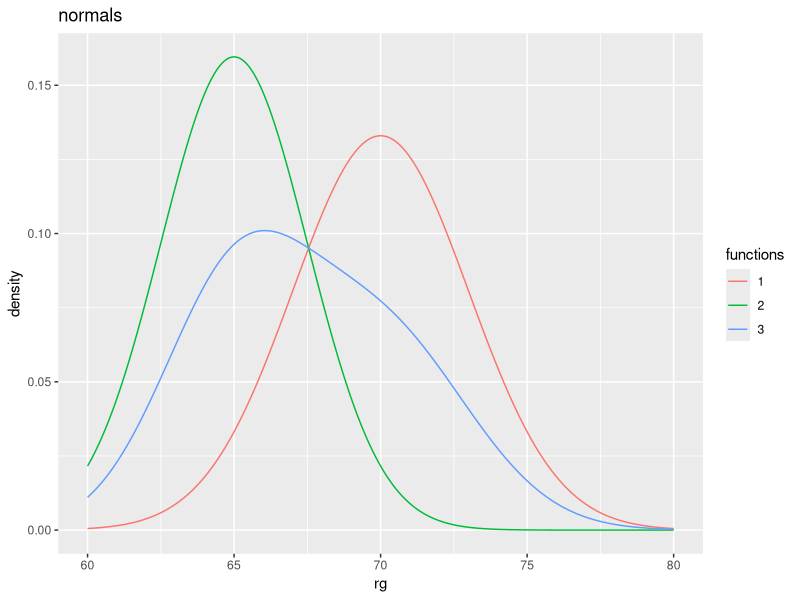
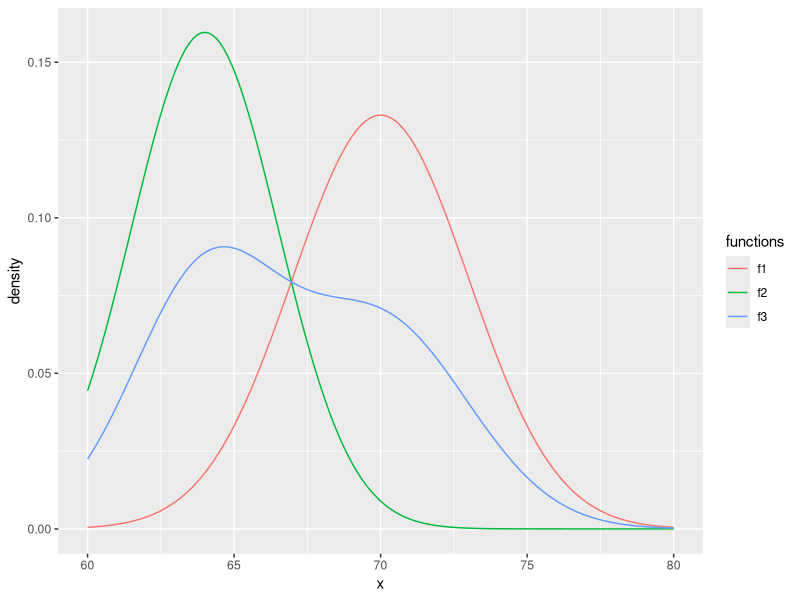
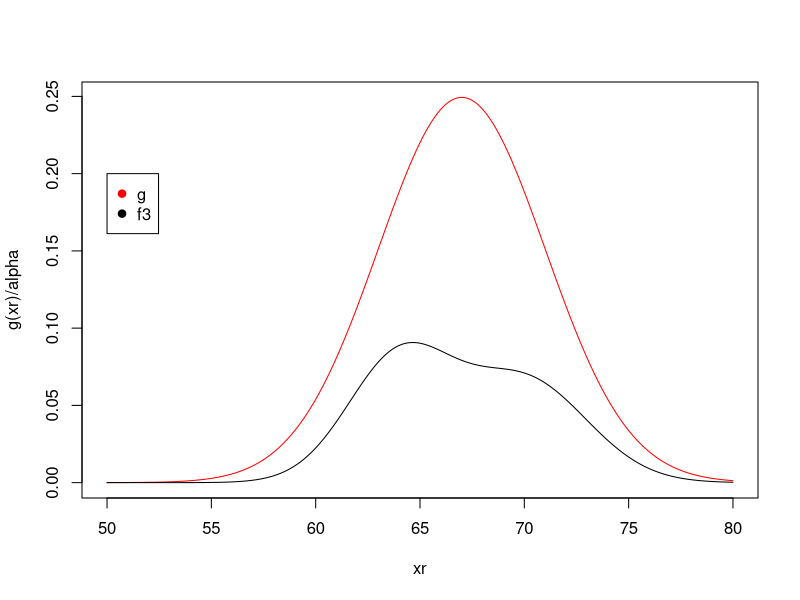
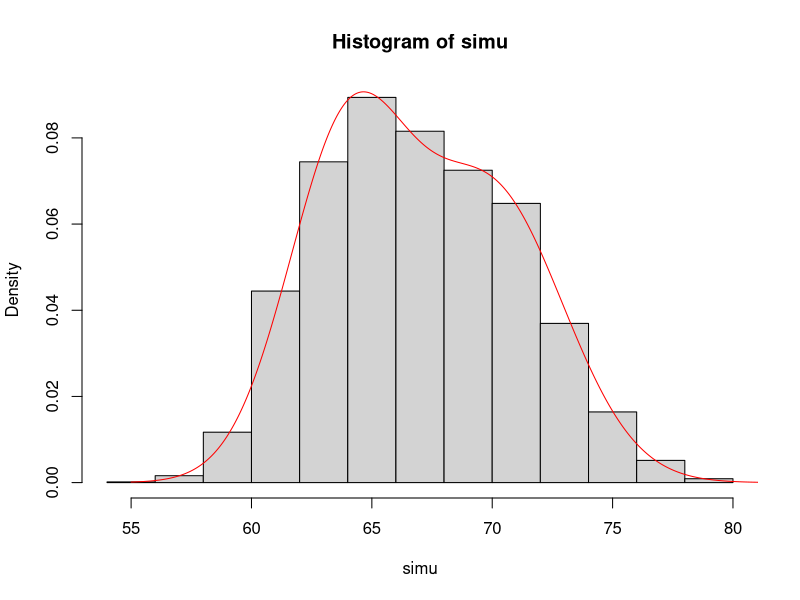
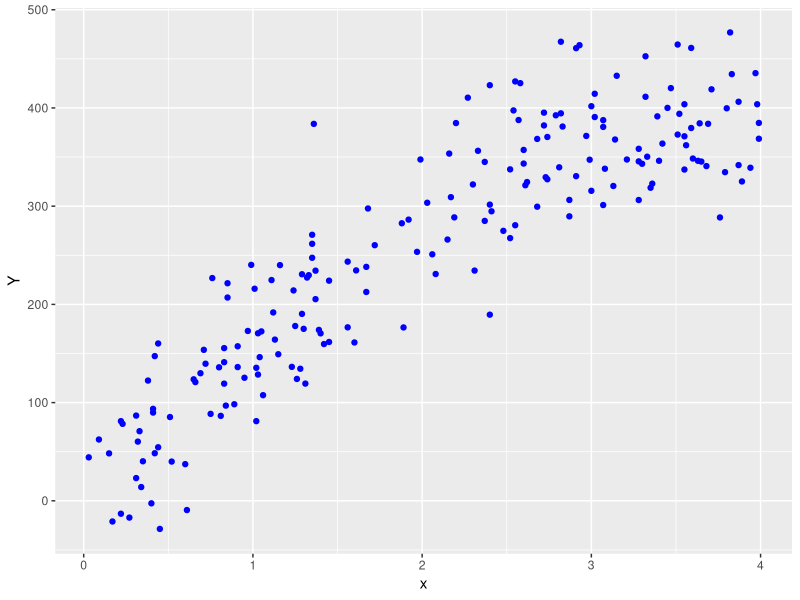

These charts were generated, in order, by the following R code: (Note: this script raises an error after producing the figures.)
## ---- chunk 1
# Solution goes here 
library("ggplot2")

f1 <- function(x, mu1 = 70, sigma1 = 3) {
  return(1/(sqrt(2*pi)*sigma1) * exp(-1/(2*sigma1^2) * (x-mu1)^2))
}

f2 <- function(x, mu2 = 64, sigma2 = 2.5) {
  return(1/(sqrt(2*pi)*sigma2) * exp(-1/(2*sigma2^2) * (x-mu2)^2))
}

f3 <- function(x, delta=0.5) {
  return(delta*f1(x) + (1-delta)*f2(x))
}

del <- 0.5
rg <- seq(60, 80, 0.01)
ggplot() + geom_line(aes(x = rg, y = dnorm(rg, 70, 3), color = "1")) + 
  geom_line(aes(x = rg, y = dnorm(rg, 65, 2.5), color = "2")) +
  geom_line(aes(x = rg, y = del*dnorm(rg, 70, 3) + (1-del)*dnorm(rg, 65, 2.5), color = "3")) +
  labs(y = "density", title="normals", color = "functions")


x_range <- seq(60, 80, 0.01)
df <- data.frame(x = x_range, y1 = f1(x_range), y2 = f2(x_range), y3 = f3(x_range))
ggplot(data = df) + geom_line(aes(x = x, y = y1, col = "f1")) +
  geom_line(aes(x = x, y = y2, col = "f2")) + 
  geom_line(aes(x = x, y = y3, col = "f3")) + 
  labs(y = "density", color = "functions")
## ---- chunk 2
# Solution goes here 
g <- function(x, mu = 67, sigma = 4) {
  return(1/(sqrt(2*pi)*sigma) * exp(-1/(2*sigma^2) * (x-mu)^2))
}
## ---- chunk 3
# Solution goes here 
alpha <- 0.4
xr <- seq(50, 80, 0.01)
plot(xr, g(xr)/alpha, type = "l", col = "red")
lines(xr, y = f3(xr))
legend(50, 0.2, c("g", "f3"), col = c("red", "black"), pch = c(19, 19))
## ---- chunk 4
# Solution goes here 
simu <- c()
i <- 0
while(i < 10000) {
  x <- rnorm(1, 67, 4)
  y <- runif(1)
  if(g(x)/alpha*y < f3(x)) {
    simu <- c(simu, x)
    i <- i+1
  }
}

head(simu, 20)
## ---- chunk 5
# Solution goes here 
hist(simu, probability = T)
lines(seq(55, 85, 0.01), f3(seq(55, 85, 0.01)), col = "red")
## ---- chunk 6
# Solution goes here 
simu1 <- c()
j <- 1
k <- 1
while(k <= 10000) {
  x <- rnorm(1, 67, 4)
  y <- runif(1)
  if(g(x)/alpha*y < f3(x)) {
    simu1 <- c(simu, x)
    k <- k+1
  }
  else {
    j <- j+1
  }
}

j/(j+k)
## ---- chunk 7
glm.data <- read.table("CH14PR39.txt")
names(glm.data) <- c("Y","X1","X2","X3","X4")
head(glm.data)
## ---- chunk 8
# Solution goes here 
pois.neg.ll <- function(beta, y = glm.data[, 1], X=cbind(rep(1, nrow(glm.data)), glm.data[, c(2:5)])) {
  X <- as.matrix(X)
  tmp <- X %*% beta
  term1 <- sum(y * tmp)
  term2 <- sum(exp(tmp))
  return(term2-term1)
}

pois.neg.ll1 <- function(beta, y = glm.data[, 1], X=cbind(rep(1, nrow(glm.data)), glm.data[, c(2:5)])) {
  
  lin_term <- as.matrix(X) %*% beta
  l <- exp(lin_term)
  return(-sum(dpois(y, lambda = l, log = T)))
}

## ---- chunk 9
# Solution goes here 
pois.neg.ll(rep(0, 5))

pois.neg.ll1(rep(0, 5))
## ---- chunk 10
# Solution goes here 
nlm(pois.neg.ll, rep(0, 5))

nlm(pois.neg.ll1, rep(0, 5))

library(numDeriv)
Newton.method <- function(f, x0, max.iter = 200, stopping.deriv = 0.001, ...) {
  
  n <- length(x0)
  xmat <- matrix(0, nrow = n, ncol = max.iter)
  xmat[,1] <- x0
  
  for (k in 2:max.iter) {
    # Calculate the gradient
    grad.cur <- grad(f, xmat[ ,k-1], ...) 
    
    # Calculate the hessian
    hess.cur <- hessian(f, xmat[ ,k-1], ...)
    
    # Should we stop?
    if (all(abs(grad.cur) < stopping.deriv)) {
      k <- k-1; break
    }
    
    # Move in the opposite direction of the grad
    xmat[ ,k] <- xmat[ ,k-1] - solve(hess.cur)%*%grad.cur
  }
  
  xmat <- xmat[ ,1:k] # Trim
  return(list(x = xmat[,k],
              xmat = xmat, 
              k = k, 
              minimum=f(xmat[,k],...)
          )
  )
}

Newton.method(pois.neg.ll1, rep(0, 5))
## ---- chunk 11
glm(Y~X1+X2+X3+X4,data=glm.data,family="poisson")
## ---- chunk 12
# Solution goes here 
train <- read.csv("finalexamtrain.csv")

ggplot(train) + geom_point(aes(x = x, y = Y), col = "blue")
## ---- chunk 13
# Solution goes here 
lm1 <- lm(Y ~ x, train)
lm2 <- lm(Y ~ x + I(x^2), train)
lm3 <- lm(Y ~ x + I(x^2) + I(x^3), train)
lm4 <- lm(Y ~ x + I(x^2) + I(x^3) + I(x^4), train)
lm5 <- lm(Y ~ x + I(x^2) + I(x^3) + I(x^4) + I(x^5), train)
## ---- chunk 14
data.test <- read.csv("finalexamtest.csv")
head(data.test)
tail(data.test)
levels(data.test$ValSet)
## ---- chunk 15
# Solution goes here 
test.error <- function(df) {
  y.test1 <- predict(lm1, newdata = df["x"])
  pred_err1 <- apply((y.test1 - df["Y"])^2, 2, mean)
  
  y.test2 <- predict(lm2, newdata = df["x"])
  pred_err2 <- apply((y.test2 - df["Y"])^2, 2, mean)
  
  y.test3 <- predict(lm3, newdata = df["x"])
  pred_err3 <- apply((y.test3 - df["Y"])^2, 2, mean)
  
  y.test4 <- predict(lm4, newdata = df["x"])
  pred_err4 <- apply((y.test4 - df["Y"])^2, 2, mean)
  
  y.test5 <- predict(lm5, newdata = df["x"])
  pred_err5 <- apply((y.test5 - df["Y"])^2, 2, mean)
  
  # y.test2 <- predict(mod, newdata = df[df$ValSet == "TestSet2", ]["x"])
  # pred_err2 <- apply((y.test2 - data.test[data.test$ValSet == "TestSet2", ]["Y"])^2, 2, mean)
  # 
  # y.test3 <- predict(mod, newdata = df[df$ValSet == "TestSet3", ]["x"])
  # pred_err3 <- apply((y.test3 - data.test[data.test$ValSet == "TestSet3", ]["Y"])^2, 2, mean)
  # 
  # y.test4 <- predict(mod, newdata = df[df$ValSet == "TestSet4", ]["x"])
  # pred_err4 <- apply((y.test4 - data.test[data.test$ValSet == "TestSet4", ]["Y"])^2, 2, mean)
  
  return(c(pred_err1, pred_err2, pred_err3, pred_err4, pred_err5))
}

test.error(train)
## ---- chunk 16
# Solution goes here 
library("plyr")
ddply(data.test, "ValSet", test.error)
## ---- chunk 17
# Solution goes here 

ggplot() + geom_line(aes(x=1:5, y = res, color = "test")) +
  geom_point(aes(x=1:5, y = res, color = "test")) +
  geom_line(aes(x = 1:5, y = test.error(train), color = "train")) +
  geom_point(aes(x = 1:5, y = test.error(train), color = "train"))
  labs(y = "error", color = "error")


res <- ddply(data.test, "ValSet", test.error)
res <- apply(res[2:6], 2, mean)

plot(1:5, res, type = "l", ylim = c(2000, 3600), ylab = "error", xlab = "degree")
lines(1:5, test.error(train))
